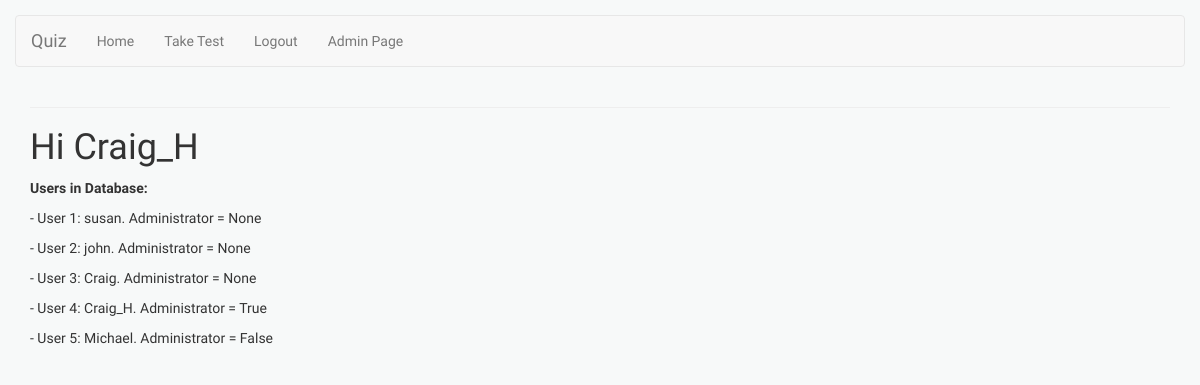
The page /index (signed in) on the database as committed earlier.
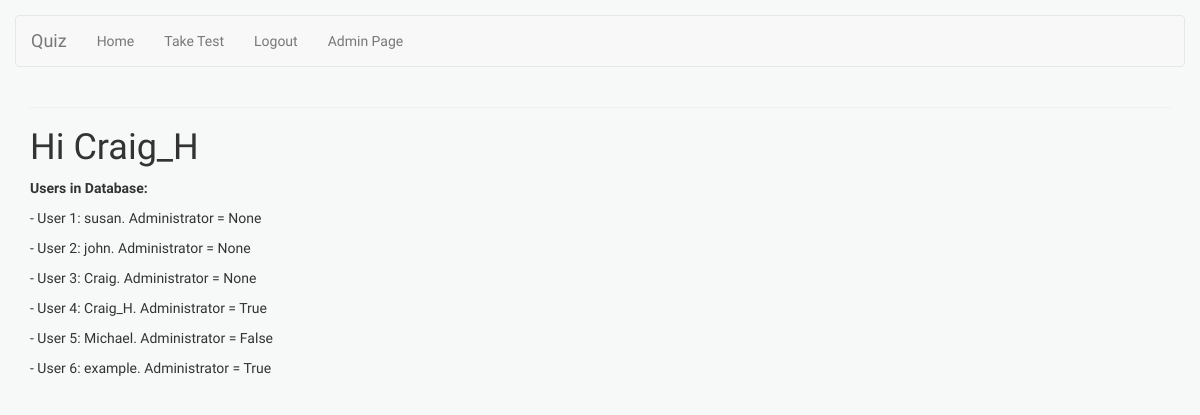
The same page on the database as committed later.
### app/models.py (models this page shows, shortened)
class User(UserMixin, db.Model):
    id = db.Column(db.Integer, primary_key=True)
    username = db.Column(db.String(64), index=True, unique=True)
    email = db.Column(db.String(120), index=True, unique=True)
    password_hash = db.Column(db.String(128))
    admin = db.Column(db.Boolean)

### app/routes.py (the view)
@app.route('/')
@app.route('/index')
@login_required # this will force login to access the page
def index():
    users = User.query.all()
    return render_template('index.html', title = 'Home', users = users)

### app/models.py (called while the page is built)
@login.user_loader
def load_user(id):
    return User.query.get(int(id))

### app/templates/index.html
{% extends "base.html" %}
{% block content %}
    <h1>Hi {{current_user.username}} </h1>
    <p><b>Users in Database:</b></p>
    {% for user in users %}
    <p> - User {{user.id}}: {{user.username }}. Administrator = {{user.admin}} </p>
    {% endfor %}
{% endblock %}

### app/templates/base.html (shortened to what this page needs)
<!doctype html>
<html lang="en">
    <head>
        <link rel="stylesheet" href="https://maxcdn.bootstrapcdn.com/bootstrap/3.4.1/css/bootstrap.min.css">
        <link rel="stylesheet" href="main.css">
    </head>
    <body>
        <nav class="navbar navbar-default">
            <div class="container-fluid">
                <div class="navbar-header">
                    <a class="navbar-brand" href="#">Quiz</a>
                </div>
                <ul class="nav navbar-nav">
                    <li><a href="{{ url_for('index') }}" class="nav-link">Home</a></li>
                    <li><a href="{{ url_for('take_test') }}" class="nav-link">Take Test</a></li>
                    {% if current_user.is_anonymous %}
                    <li><a href="{{ url_for('login') }}" class="nav-link">Login</a></li>
                    {% else %}
                    <li><a href="{{ url_for('logout') }}" class="nav-link">Logout</a></li>
                    {% endif %}
                    {% if current_user.admin %}
                    <li><a href="{{ url_for('admin_page') }}" class="nav-link">Admin Page</a></li>
                    {% endif %}
               </ul>
            </div>
        </nav>
        <div class="container">
        <hr>
        {% block content %}{% endblock %}
        </div>
    </body>
</html>

### original_html_used/main.css (style rules this page uses)
body { margin: 15px; border: 10rem; background-color: #F7F9F9; font-family: 'Exo 2', sans-serif; }

Rows that differ between the two databases and show on the page:
added User: id "6", username "example", admin "True"
